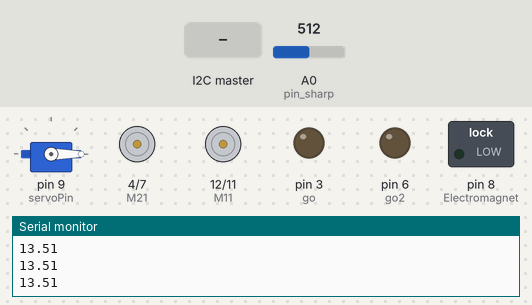
Bench run of a sketch on a simulated Arduino Uno, built with avr-gcc and run on an emulated ATmega328P. On the bench: servo, motor-driver pin pairs drawn as motors (green arrow = first pin HIGH = forward, orange = second pin HIGH = backward, longer = more drive), switched loads named in the sketch (green lamp = pin HIGH), output pins drawn as LEDs (lit = HIGH), the last lines printed to the serial monitor. Dashed ring = blinking. Inputs (shaded band) come from the test bench; at power-on: A0 (pin_sharp) = 512.

Above: at 1.2 s.
1.3 s: A0 (pin_sharp) set to 634
2.8 s: A0 (pin_sharp) set to 667
At 2.96 s:
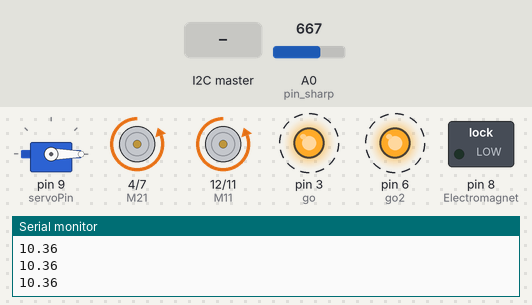
5.8 s: A0 (pin_sharp) set to 511
At 5.8 s:
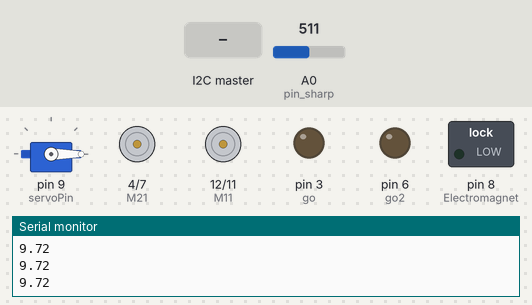
7.3 s: the I2C master sends the byte 90
At 8.1 s:
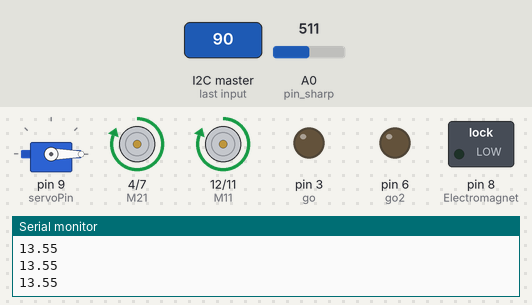
10.3 s: A0 (pin_sharp) set to 900
At 10.67 s:
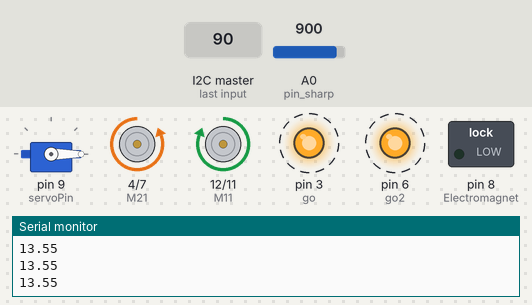
Timing chart, 0 to 14.3 s (numbered marks = the images above; inputs shaded):
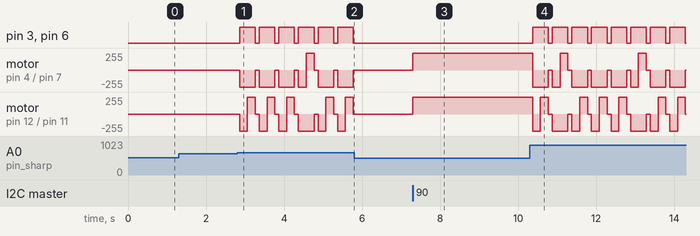

The sketch:

robot_v0.ino
```cpp
#include "i2c.h"
#include "pilotage.h"

int count = 0;
// the setup routine runs once when you press reset:
void setup() {
    // initialize the digital pin as an output.
    INIT_MAGNET();
    INIT_MOTORS_PINS();
    INIT_I2C();
    Serial.begin(9600);  // initialisation communication série
    analogReference(EXTERNAL); // tension analogique max sera 3,3 V
                             // si AREF est relié  3,3 V

}

// the loop routine runs over and over again forever:
void loop() {
  distance = 32076.69016894*pow(valeur_moyenne(10), -1.245865753);
  if ( distance < 10 )
        {
          ObstacleFound = true;
          ALL_MOTORS_ON();
          SET_MOTORS_BACKWARDS();
          delay(200);
          if( count == 3 )
          {
            count = 0;
           TURN_LEFT();
           }
           else
           {
            count = count +1;
            TURN_RIGHT();
           }
          delay(200);
          ALL_MOTORS_OFF();
        }
  else
        {
          ObstacleFound = false;
        }
   Serial.println(distance);
}
```

datacheck.cpp
```cpp
#include "datacheck.h"

byte CONTROL()
{
  byte controlSum = 0;

   if(CHECK_TELEMETER()) controlSum += ERROR_TELEMETER;
   if(CHECK_MOTOR()) controlSum += ERROR_MOTOR;
   if(CHECK_CAMERA()) controlSum += ERROR_CAMERA;
   if(CHECK_MAGNET()) controlSum += ERROR_MAGNET;

  return controlSum;
}

// Controle s'il y a une erreur dans le fonctionnement. Retourne vrai si une erreur est présente.

bool CHECK_TELEMETER()
{
  bool check = false;
  return check;
}

bool CHECK_MOTOR()
{
  bool check = false;
  return check;
}

bool CHECK_CAMERA()
{
  bool check = false;
  return check;
}

bool CHECK_MAGNET()
{
  bool check = false;
  return check;
}
```

datacheck.h
```cpp
#ifndef DATACHECK_H
#define DATACHECK_H

#include "pilotage.h"
#define byte uint8_t

static const byte OK = 0;
static const byte ERROR_TELEMETER = 1;
static const byte ERROR_MOTOR= 1<<1;
static const byte ERROR_CAMERA = 1<<2;
static const byte ERROR_MAGNET = 1<<3;

byte CONTROL();
bool CHECK_TELEMETER();
bool CHECK_MOTOR();
bool CHECK_CAMERA();
bool CHECK_MAGNET();

#endif
```

i2c.cpp
```cpp
#include "i2c.h"
#include "datacheck.h"

int dataReceived = 0;
int resolution = 100;
int uptime = 0;
int function_id = 0;

void INIT_I2C() {
    Wire.begin(SLAVE_ADDRESS);
    Wire.onReceive(receiveData);
    Wire.onRequest(dataCheck);
}

void receiveData(int byteCount){
    while(Wire.available()) {
        dataReceived = Wire.read();
        uptime = (dataReceived & 0xF);
        function_id = ((dataReceived >> 4) & 0xF);
        if (ObstacleFound == false){
           Serial.println("rentre");
        switch (function_id)
        {
          case 1:
            ALL_MOTORS_ON();
          break;
          case 2:
            ALL_MOTORS_OFF();
          break;
          case 3:
            TURN_LEFT();
          break;
          case 4:
            TURN_RIGHT();
          break;
          case 5:
            SET_MOTORS_FORWARDS();
          break;
          case 6:
            SET_MOTORS_BACKWARDS();
          break;
          case 7:
            UNSET_MOTORS();
          break;
          case 8:
            MAGNET_OFF();
          break;
          case 9:
            MAGNET_ON();
          break;
          case 10:
            SERVO_OFF();
          break;
          case 11:
            SERVO_ON();
          break;
          case 12:
            INITIALISATION();
          break;

          default:
            Serial.print("Function out of range");
          break;
        }
        }
    }
}


void dataCheck(){
    byte controlSum = CONTROL();
    Wire.write( controlSum );
}
```

i2c.h
```cpp
#ifndef I2C_H
#define I2C_H

#define byte uint8_t
#include <Wire.h>
#include "pilotage.h"

static const byte SLAVE_ADDRESS = 0x12;

void INIT_I2C();
void receiveData(int byteCount);
void dataCheck();

#endif
```

pilotage.cpp
```cpp
#include "pilotage.h"

void INIT_MAGNET() {

   Servo1.attach(servoPin);
   pinMode(Electromagnet, OUTPUT);
   digitalWrite(Electromagnet, LOW);
   Servo1.write(0);
}

void MAGNET_ON(){

  digitalWrite(Electromagnet, HIGH);
}

void MAGNET_OFF(){

  digitalWrite(Electromagnet, LOW);
}

float valeur_moyenne(float taille) {
  int total = 0;
  for (int i=0; i<taille; i++) {
    float lecture = analogRead(pin_sharp);
    total = total + lecture;
    delay(10);
  }
  return(total/taille);
}
void SERVO_ON(){

  Servo1.write(90);
}

void SERVO_OFF(){

  Servo1.write(0);
}

void INITIALISATION(){
    INIT_MAGNET();
    INIT_MOTORS_PINS();
}

void INIT_MOTORS_PINS()
{
    pinMode(M11, OUTPUT);
    pinMode(M12, OUTPUT);
    pinMode(M21, OUTPUT);
    pinMode(M22, OUTPUT);
}

void ALL_MOTORS_ON()
{
    SET_MOTORS_FORWARDS();
    analogWrite(go, 255);
    analogWrite(go2, 255);
}

void ALL_MOTORS_OFF()
{
    UNSET_MOTORS();
    analogWrite(go, 0);
    analogWrite(go2, 0);
}

void TURN_LEFT()
{
  UNSET_MOTORS();
  digitalWrite(M12, HIGH);
  digitalWrite(M21, HIGH);
}

void TURN_RIGHT()
{
  UNSET_MOTORS();
  digitalWrite(M11, HIGH);
  digitalWrite(M22, HIGH);
}

void SET_MOTORS_FORWARDS()
{
  UNSET_MOTORS();
  digitalWrite(M11, HIGH);
  digitalWrite(M21, HIGH);
}

void SET_MOTORS_BACKWARDS()
{
  UNSET_MOTORS();
  digitalWrite(M12, HIGH);
  digitalWrite(M22, HIGH);
}

void UNSET_MOTORS()
{
  digitalWrite(M11, LOW);
  digitalWrite(M12, LOW);
  digitalWrite(M21, LOW);
  digitalWrite(M22, LOW);
}
```

pilotage.h
```cpp
#ifndef PILOTAGE_H
#define PILOTAGE_H

#include "Arduino.h"
#include <Servo.h>

static const int M11 = 12;
static const int M12 = 11;
static const int M22 = 7;
static const int M21 = 4;
static const int go = 3;
static const int go2 = 6;
static const int servoPin = 9;
static const int Electromagnet = 8;
static Servo Servo1;
static float distance;
static const int pin_sharp = A0;
static bool ObstacleFound = false;

void INIT_MAGNET();
void MAGNET_OFF();
void MAGNET_ON();
void INITIALISATION();
void SERVO_ON();
void SERVO_OFF();
void INIT_MOTORS_PINS();
void ALL_MOTORS_ON();
void ALL_MOTORS_OFF();
void TURN_LEFT();
void TURN_RIGHT();
void SET_MOTORS_FORWARDS();
void SET_MOTORS_BACKWARDS();
void UNSET_MOTORS();
float valeur_moyenne(float taille);

#endif
```

Measured:
- the behaviour switches between 652 and 653 on A0 (pin_sharp) (found by bisection; images 0 and 1)
- after the input at 2.8 s, pin 3 (go), pin 6 (go2): alternates HIGH for 0.40 s and LOW for 0.10 s, starting after 0.06 s
- after the input at 5.8 s, pin 3 (go), pin 6 (go2): stops changing and stays LOW; motor on pin 4 (M21) / pin 7 (M22), motor on pin 12 (M11) / pin 11 (M12): stops changing and stays stopped
- after the input at 7.3 s, motor on pin 4 (M21) / pin 7 (M22), motor on pin 12 (M11) / pin 11 (M12): stopped → forward 255/255 at once
- after the input at 10.3 s, pin 3 (go), pin 6 (go2): alternates HIGH for 0.40 s and LOW for 0.10 s, starting after 0.07 s
